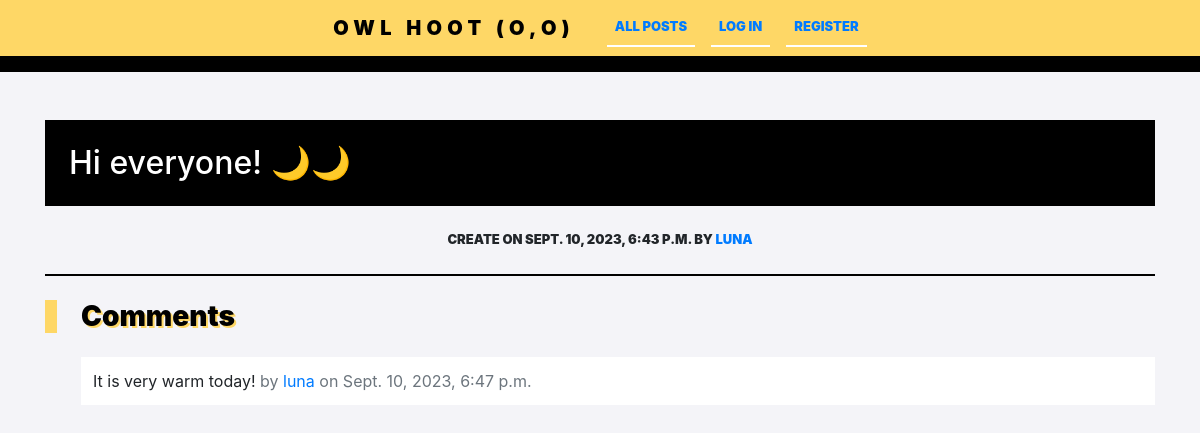
/note/15, run on the app's committed database.
### network/models.py (models this page shows, shortened)
class Note(models.Model):
    note_id = models.AutoField(primary_key=True)
    owner = models.ForeignKey(User, on_delete=models.CASCADE, related_name="user_notes")
    note_content = models.TextField(blank=True, max_length=280)
    created = models.DateTimeField(auto_now_add=True)
    edited = models.TextField(blank=True)
    likers = models.ManyToManyField(User, blank=True, related_name="liked_by")

class User(AbstractUser):
    first_name = models.CharField(max_length=24)
    last_name = models.CharField(max_length=48)
    bio = models.TextField(blank=True, max_length=140)
    emoji = models.CharField(max_length=2, blank=True)
    followers = models.ManyToManyField('self', symmetrical=False, related_name='following')
    def __str__(self):
        return f"{ self.username }"

class Comments(models.Model):
    comment_id = models.AutoField(primary_key=True)
    note_id = models.ForeignKey(Note, on_delete=models.CASCADE, related_name="all_comments")
    commentator = models.ForeignKey(User, on_delete=models.CASCADE, related_name="user_comments")
    comment = models.TextField(blank=True, max_length=280)
    date = models.DateTimeField(auto_now_add=True)

### network/views.py (the view)
# urls.py: path("note/<str:note_id>", views.note, name="note"),
def note(request, note_id):
    if request.method == "GET":
        note = Note.objects.get(note_id=note_id)
        comments = Comments.objects.filter(note_id=note).order_by('-date')
        return render(request, "network/note.html", {
            "note": note, "comments": comments
        })

### network/templates/network/note.html (shortened to what this page needs)
{% extends "network/layout.html" %}
{% block body %}
<article class="blog-post">
  <h2 class="display-5 link-body-emphasis mb-1">{{note.note_content}}</h2>
  <p class="blog-post-meta"> Create on {{note.created}} by <a href="{% url 'profile' note.owner %}">{{note.owner}}</a></p>
  <h3 class="display-5 link-body-emphasis mb-1">Comments</h3>
  {% for comment in comments %}
  <p class="comment"> {{comment.comment}}
    <span class="text-muted"> by <a href="{% url 'profile' comment.commentator %}">{{comment.commentator}}</a> on {{ comment.date }}</span>
  </p>
  {% empty %}
  <p class="comment">
    There are no comments yet. Why don't you create one?
  </p>
  {% endfor %}
</article>
{% endblock %}

### network/static/network/styles.css (style rules this page uses)
body { background-color: #f4f4f8; padding-bottom: 48px; }
#new_post_form h1, #all_posts h2, article h3, .register h2 { color: #000; text-shadow: 2px 2px 0px #fed766; font-weight: 900; margin-bottom: 24px; }
article { margin-top: 48px; }
article h2 { background-color: #000; color: #fff; padding: 24px; }
article .blog-post-meta { font-weight: 900; font-size: small; margin: 24px 0; text-align: center; text-transform: uppercase; border-bottom: 2px solid #000; padding-bottom: 24px; }
article h3 { margin-bottom: 24px; padding-left: 24px; border-left: 12px solid #fed766; }
article .comment { background-color: #fff; padding: 12px; margin: 24px 0 0 36px; }

### data on the page
Note: note_content "Hi everyone! 🌙🌙", created "SEPT. 10, 2023, 6:43 P.M.", owner "LUNA"
Comments: comment "It is very warm today!", commentator "luna", date "Sept. 10, 2023, 6:47 p.m."
